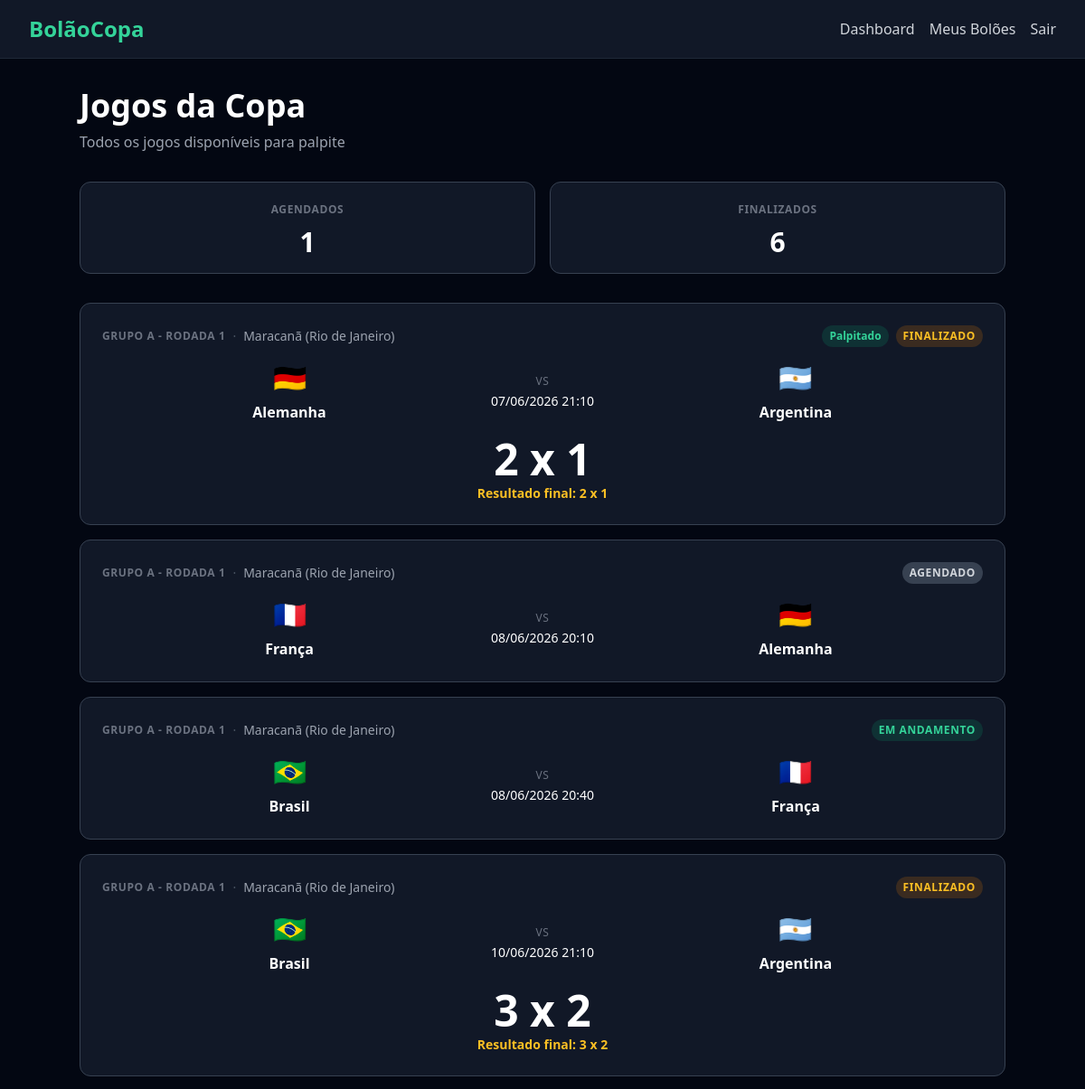
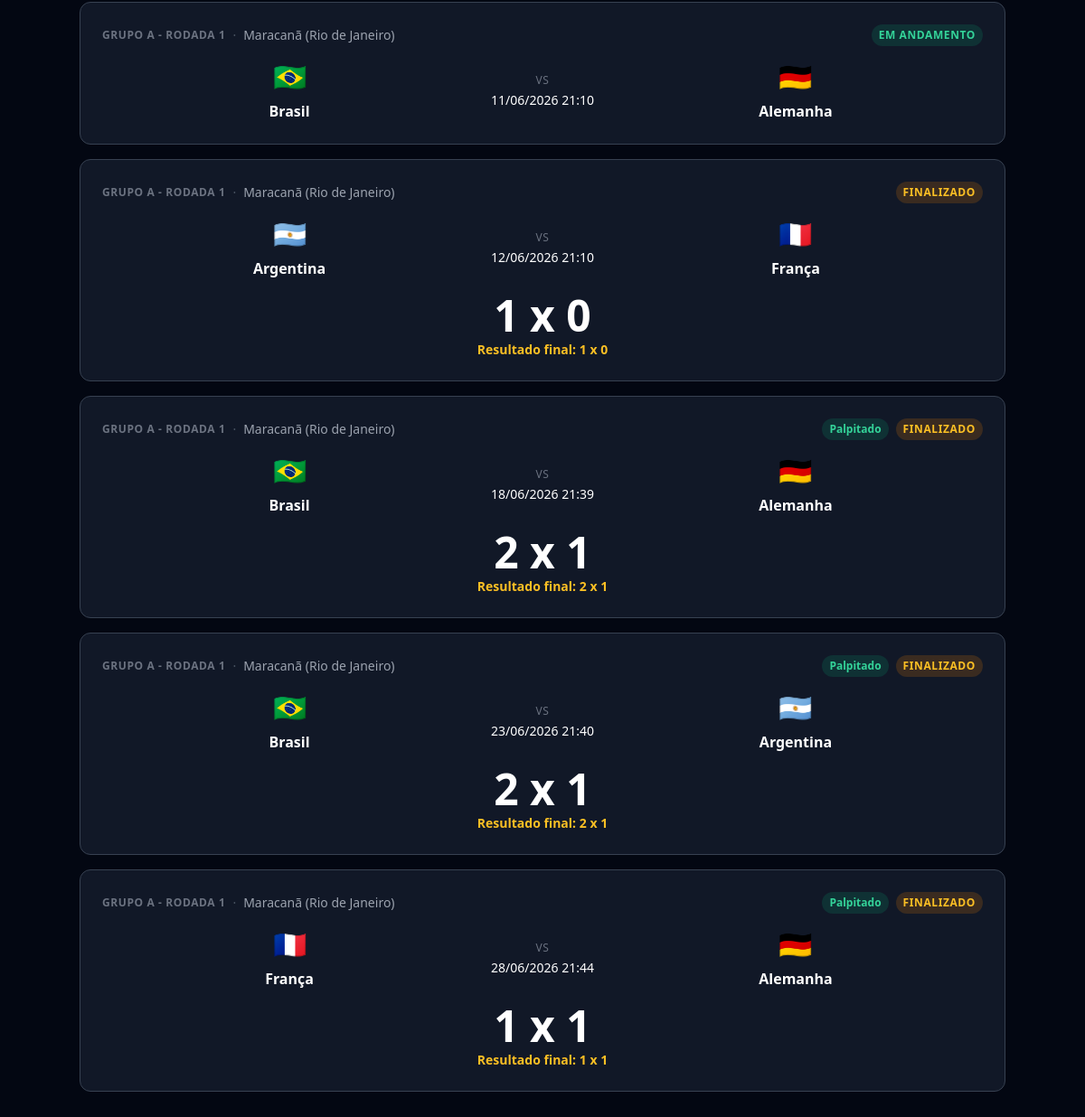
Page /matches/ (signed in) on the earlier database version (2 pictures, top to bottom).
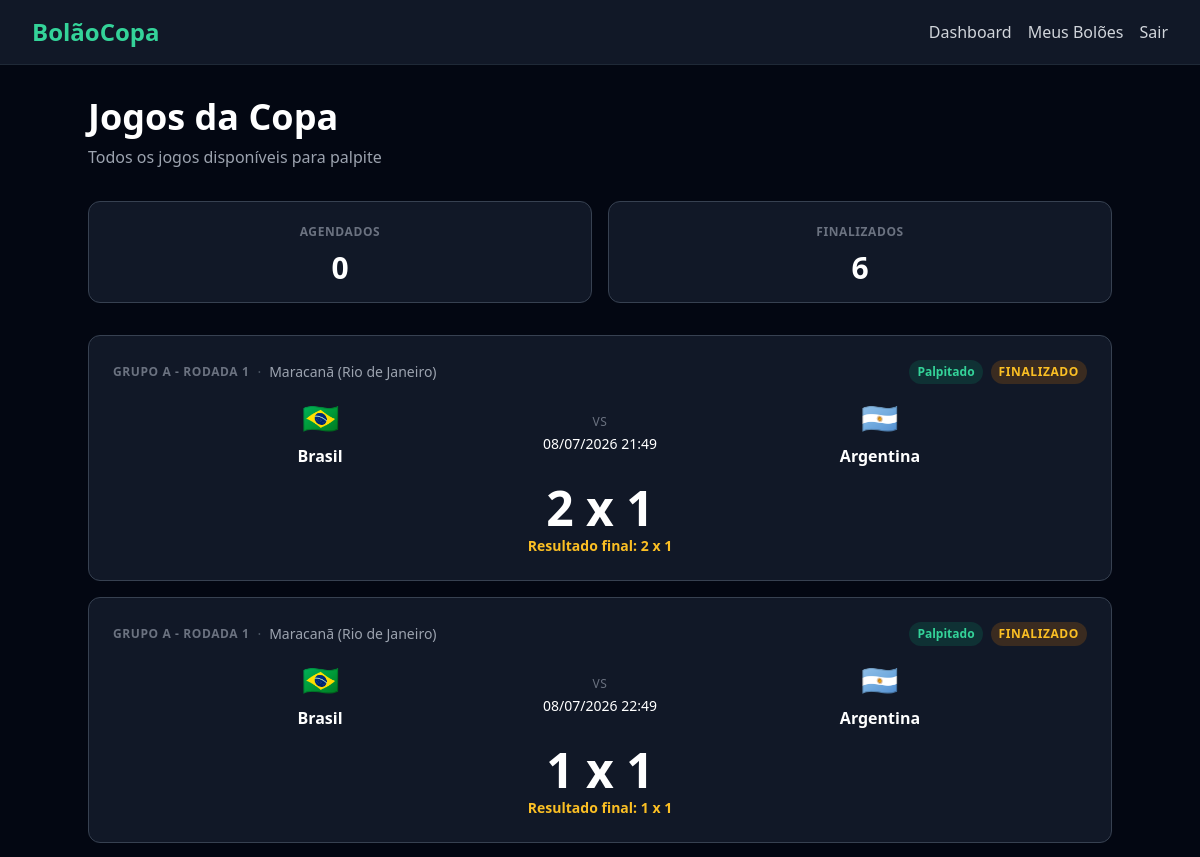
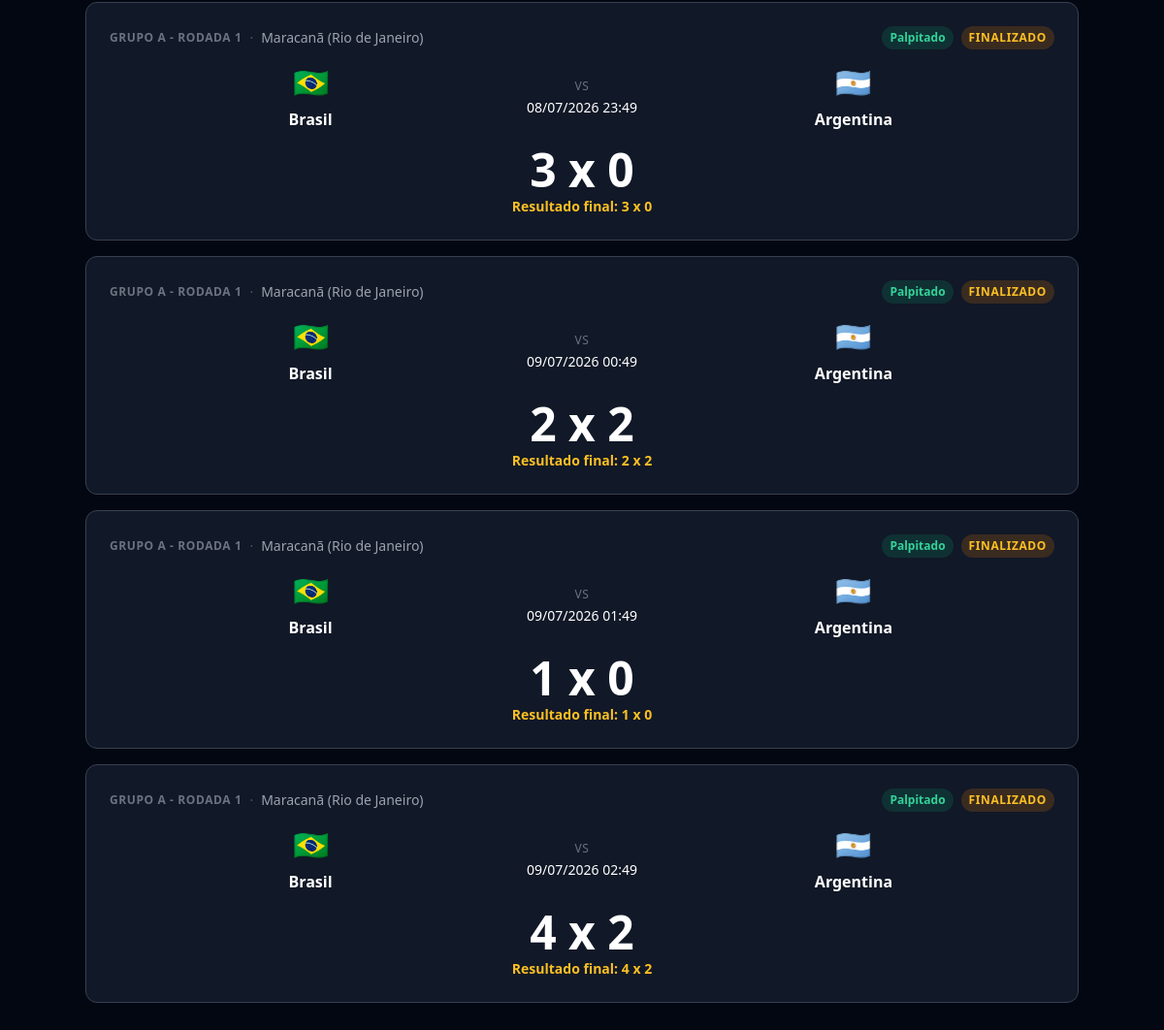
Same page on the later database version (2 pictures, top to bottom).
### matches/models.py (models this page shows, shortened)
class Match(models.Model):
    STATUS_CHOICES = (
        ('agendado', 'Agendado'),
        ('em_andamento', 'Em andamento'),
        ('finalizado', 'Finalizado'),
    )
    round = models.ForeignKey(
        Round,
        on_delete=models.CASCADE,
        related_name='matches',
    )
    stadium = models.ForeignKey(
        Stadium,
        on_delete=models.PROTECT,
        related_name='matches',
    )
    home_team = models.ForeignKey(
        Team,
        on_delete=models.PROTECT,
        related_name='home_matches',
    )
    away_team = models.ForeignKey(
        Team,
        on_delete=models.PROTECT,
        related_name='away_matches',
    )
    match_datetime = models.DateTimeField()
    home_score = models.PositiveIntegerField(null=True, blank=True)
    away_score = models.PositiveIntegerField(null=True, blank=True)
    status = models.CharField(
        max_length=20,
        choices=STATUS_CHOICES,
        default='agendado',
    )
    created_at = models.DateTimeField(auto_now_add=True)
    updated_at = models.DateTimeField(auto_now=True)
    class Meta:
        ordering = ('match_datetime',)

class Round(models.Model):
    PHASE_CHOICES = (
        ('grupo', 'Fase de Grupos'),
        ('oitavas', 'Oitavas de Final'),
        ('quartas', 'Quartas de Final'),
        ('semi', 'Semifinal'),
        ('terceiro_lugar', 'Terceiro Lugar'),
        ('final', 'Final'),
    )
    name = models.CharField(max_length=100)
    order = models.PositiveIntegerField()
    phase = models.CharField(max_length=20, choices=PHASE_CHOICES)
    created_at = models.DateTimeField(auto_now_add=True)
    updated_at = models.DateTimeField(auto_now=True)
    class Meta:
        ordering = ('order',)

class Stadium(models.Model):
    name = models.CharField(max_length=200)
    city = models.CharField(max_length=100)
    country = models.CharField(max_length=100)
    created_at = models.DateTimeField(auto_now_add=True)
    updated_at = models.DateTimeField(auto_now=True)
    def __str__(self):
        return f'{self.name} ({self.city})'

class Team(models.Model):
    class Confederation(models.TextChoices):
        CONMEBOL = 'CONMEBOL', 'CONMEBOL'
        UEFA = 'UEFA', 'UEFA'
        CAF = 'CAF', 'CAF'
        AFC = 'AFC', 'AFC'
        OFC = 'OFC', 'OFC'
        CONCACAF = 'CONCACAF', 'CONCACAF'
    name = models.CharField(max_length=100)
    country_code = models.CharField(max_length=3, unique=True)
    flag_emoji = models.CharField(max_length=10, blank=True)
    confederation = models.CharField(
        max_length=10,
        choices=Confederation.choices,
        blank=True,
    )
    created_at = models.DateTimeField(auto_now_add=True)
    updated_at = models.DateTimeField(auto_now=True)

### matches/views.py (the view)
# urls.py: path('matches/', MatchListView.as_view(), name='match_list'),
class MatchListView(LoginRequiredMixin, ListView):
    model = Match
    template_name = 'matches/match_list.html'
    context_object_name = 'matches'
    paginate_by = 20
    def get_queryset(self):
        return Match.objects.select_related(
            'home_team', 'away_team', 'stadium', 'round',
        ).order_by('match_datetime')
    def get_context_data(self, **kwargs):
        context = super().get_context_data(**kwargs)
        user_pool_match_ids = set(
            Prediction.objects.filter(
                user=self.request.user,
            ).values_list('match_id', flat=True)
        )
        match_items = []
        for match in context['matches']:
            match_items.append({
                'match': match,
                'home_team': match.home_team,
                'away_team': match.away_team,
                'match_datetime': match.match_datetime,
                'stadium': match.stadium,
                'round': match.round,
                'status': match.status,
                'user_has_predicted': match.pk in user_pool_match_ids,
            })
        context['match_items'] = match_items
        context['upcoming_count'] = Match.objects.filter(
            status='agendado',
        ).count()
        context['finished_count'] = Match.objects.filter(
            status='finalizado',
        ).count()
        return context

### templates/matches/match_list.html (shortened to what the changed rows need)
{% extends 'base.html' %}
{% block content %}
<div class='max-w-5xl mx-auto'>
    <div class='mb-8'>
        <h1 class='text-3xl md:text-4xl font-bold text-white'>Jogos da Copa</h1>
    </div>
    <div class='grid grid-cols-2 gap-4 mb-8'>
        <div class='bg-gray-900 border border-gray-700 rounded-xl p-4 text-center'>
            <span class='text-xs font-semibold uppercase tracking-wider text-gray-500'>Agendados</span>
            <p class='text-3xl font-bold text-white mt-2'>{{ upcoming_count }}</p>
        </div>
    </div>
    {% if match_items %}
        <div class='space-y-4'>
            {% for item in match_items %}
                <div class='bg-gray-900 border border-gray-700 rounded-xl p-6 hover:border-emerald-500/50 transition-colors duration-200'>
                    <div class='flex items-center justify-between mb-4'>
                        <div class='flex items-center gap-2 text-sm'>
                            <span class='text-xs font-semibold uppercase tracking-wider text-gray-500'>{{ item.round.name }}</span>
                            <span class='text-gray-600'>·</span>
                            <span class='text-gray-400'>{{ item.stadium }}</span>
                        </div>
                        <div class='flex items-center gap-2'>
                            {% if item.user_has_predicted %}
                                <span class='text-xs font-semibold px-2 py-1 rounded-full bg-emerald-600/20 text-emerald-400'>Palpitado</span>
                            {% endif %}
                            {% if item.status == 'agendado' %}
                                <span class='text-xs font-semibold uppercase tracking-wider px-2 py-1 rounded-full bg-gray-700 text-gray-300'>Agendado</span>
                            {% elif item.status == 'em_andamento' %}
                                <span class='text-xs font-semibold uppercase tracking-wider px-2 py-1 rounded-full bg-emerald-600/20 text-emerald-400'>Em andamento</span>
                            {% elif item.status == 'finalizado' %}
                                <span class='text-xs font-semibold uppercase tracking-wider px-2 py-1 rounded-full bg-amber-600/20 text-amber-400'>Finalizado</span>
                            {% endif %}
                        </div>
                    </div>
                    <div class='flex items-center justify-between gap-4'>
                        <div class='flex flex-col items-center gap-2 flex-1'>
                            <span class='text-3xl'>{{ item.home_team.flag_emoji }}</span>
                            <span class='text-white font-semibold'>{{ item.home_team.name }}</span>
                        </div>
                        <div class='flex flex-col items-center gap-1'>
                            <span class='text-gray-500 text-xs uppercase tracking-wider'>vs</span>
                            <span class='text-white text-sm'>{{ item.match_datetime|date:"d/m/Y H:i" }}</span>
                        </div>
                        <div class='flex flex-col items-center gap-2 flex-1'>
                            <span class='text-3xl'>{{ item.away_team.flag_emoji }}</span>
                            <span class='text-white font-semibold'>{{ item.away_team.name }}</span>
                        </div>
                    </div>
                    {% if item.status == 'finalizado' %}
                        <div class='mt-4 flex flex-col items-center gap-1'>
                            <span class='text-4xl md:text-5xl font-bold text-white tabular-nums'>{{ item.match.home_score }} x {{ item.match.away_score }}</span>
                            <span class='text-amber-400 text-sm font-semibold'>Resultado final: {{ item.match.home_score }} x {{ item.match.away_score }}</span>
                        </div>
                    {% endif %}
                </div>
            {% endfor %}
        </div>
    {% else %}
        <div class='bg-gray-900 border border-gray-700 rounded-xl p-8 text-center'>
            <p class='text-gray-400 text-lg'>Nenhum jogo disponível no momento.</p>
        </div>
    {% endif %}
</div>
{% endblock %}

Differences in the rows shown:
removed Match: round.name "GRUPO A - RODADA 1", stadium "Maracanã (Rio de Janeiro)", shows "Palpitado", status "FINALIZADO", home_team.flag_emoji "🇩🇪", home_team.name "Alemanha", match_datetime "07/06/2026 21:10", away_team.flag_emoji "🇦🇷", away_team.name "Argentina", match.home_score "2", match.away_score "1"
removed Match: round.name "GRUPO A - RODADA 1", stadium "Maracanã (Rio de Janeiro)", status "AGENDADO", home_team.flag_emoji "🇫🇷", home_team.name "França", match_datetime "08/06/2026 20:10", away_team.flag_emoji "🇩🇪", away_team.name "Alemanha"
removed Match: round.name "GRUPO A - RODADA 1", stadium "Maracanã (Rio de Janeiro)", status "EM ANDAMENTO", home_team.flag_emoji "🇧🇷", home_team.name "Brasil", match_datetime "08/06/2026 20:40", away_team.flag_emoji "🇫🇷", away_team.name "França"
removed Match: round.name "GRUPO A - RODADA 1", stadium "Maracanã (Rio de Janeiro)", status "FINALIZADO", home_team.flag_emoji "🇧🇷", home_team.name "Brasil", match_datetime "10/06/2026 21:10", away_team.flag_emoji "🇦🇷", away_team.name "Argentina", match.home_score "3", match.away_score "2"
removed Match: round.name "GRUPO A - RODADA 1", stadium "Maracanã (Rio de Janeiro)", status "EM ANDAMENTO", home_team.flag_emoji "🇧🇷", home_team.name "Brasil", match_datetime "11/06/2026 21:10", away_team.flag_emoji "🇩🇪", away_team.name "Alemanha"
removed Match: round.name "GRUPO A - RODADA 1", stadium "Maracanã (Rio de Janeiro)", status "FINALIZADO", home_team.flag_emoji "🇦🇷", home_team.name "Argentina", match_datetime "12/06/2026 21:10", away_team.flag_emoji "🇫🇷", away_team.name "França", match.home_score "1", match.away_score "0"
removed Match: round.name "GRUPO A - RODADA 1", stadium "Maracanã (Rio de Janeiro)", shows "Palpitado", status "FINALIZADO", home_team.flag_emoji "🇧🇷", home_team.name "Brasil", match_datetime "18/06/2026 21:39", away_team.flag_emoji "🇩🇪", away_team.name "Alemanha", match.home_score "2", match.away_score "1"
removed Match: round.name "GRUPO A - RODADA 1", stadium "Maracanã (Rio de Janeiro)", shows "Palpitado", status "FINALIZADO", home_team.flag_emoji "🇧🇷", home_team.name "Brasil", match_datetime "23/06/2026 21:40", away_team.flag_emoji "🇦🇷", away_team.name "Argentina", match.home_score "2", match.away_score "1"
removed Match: round.name "GRUPO A - RODADA 1", stadium "Maracanã (Rio de Janeiro)", shows "Palpitado", status "FINALIZADO", home_team.flag_emoji "🇫🇷", home_team.name "França", match_datetime "28/06/2026 21:44", away_team.flag_emoji "🇩🇪", away_team.name "Alemanha", match.home_score "1", match.away_score "1"
added Match: round.name "GRUPO A - RODADA 1", stadium "Maracanã (Rio de Janeiro)", shows "Palpitado", status "FINALIZADO", home_team.flag_emoji "🇧🇷", home_team.name "Brasil", match_datetime "08/07/2026 21:49", away_team.flag_emoji "🇦🇷", away_team.name "Argentina", match.home_score "2", match.away_score "1"
added Match: round.name "GRUPO A - RODADA 1", stadium "Maracanã (Rio de Janeiro)", shows "Palpitado", status "FINALIZADO", home_team.flag_emoji "🇧🇷", home_team.name "Brasil", match_datetime "08/07/2026 22:49", away_team.flag_emoji "🇦🇷", away_team.name "Argentina", match.home_score "1", match.away_score "1"
added Match: round.name "GRUPO A - RODADA 1", stadium "Maracanã (Rio de Janeiro)", shows "Palpitado", status "FINALIZADO", home_team.flag_emoji "🇧🇷", home_team.name "Brasil", match_datetime "08/07/2026 23:49", away_team.flag_emoji "🇦🇷", away_team.name "Argentina", match.home_score "3", match.away_score "0"
added Match: round.name "GRUPO A - RODADA 1", stadium "Maracanã (Rio de Janeiro)", shows "Palpitado", status "FINALIZADO", home_team.flag_emoji "🇧🇷", home_team.name "Brasil", match_datetime "09/07/2026 00:49", away_team.flag_emoji "🇦🇷", away_team.name "Argentina", match.home_score "2", match.away_score "2"
added Match: round.name "GRUPO A - RODADA 1", stadium "Maracanã (Rio de Janeiro)", shows "Palpitado", status "FINALIZADO", home_team.flag_emoji "🇧🇷", home_team.name "Brasil", match_datetime "09/07/2026 01:49", away_team.flag_emoji "🇦🇷", away_team.name "Argentina", match.home_score "1", match.away_score "0"
added Match: round.name "GRUPO A - RODADA 1", stadium "Maracanã (Rio de Janeiro)", shows "Palpitado", status "FINALIZADO", home_team.flag_emoji "🇧🇷", home_team.name "Brasil", match_datetime "09/07/2026 02:49", away_team.flag_emoji "🇦🇷", away_team.name "Argentina", match.home_score "4", match.away_score "2"
Other differences:
{{ upcoming_count }}: "1" → "0"
